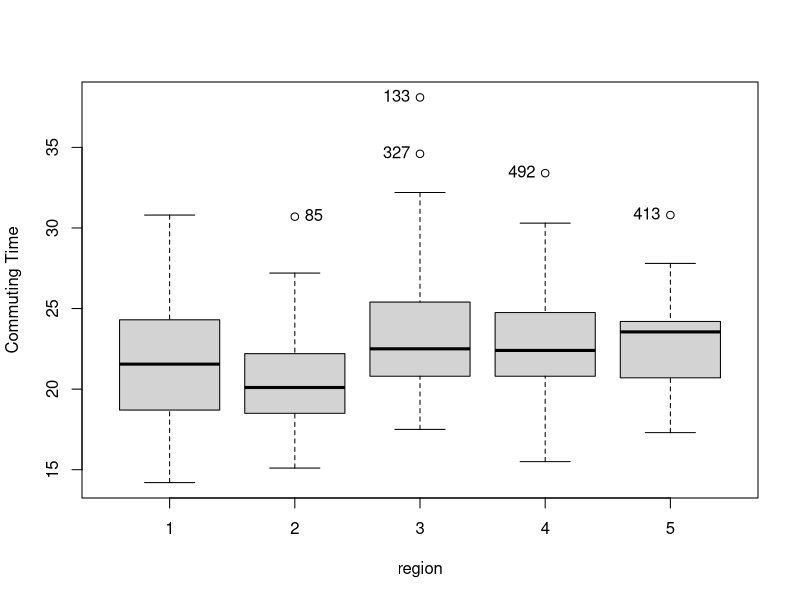
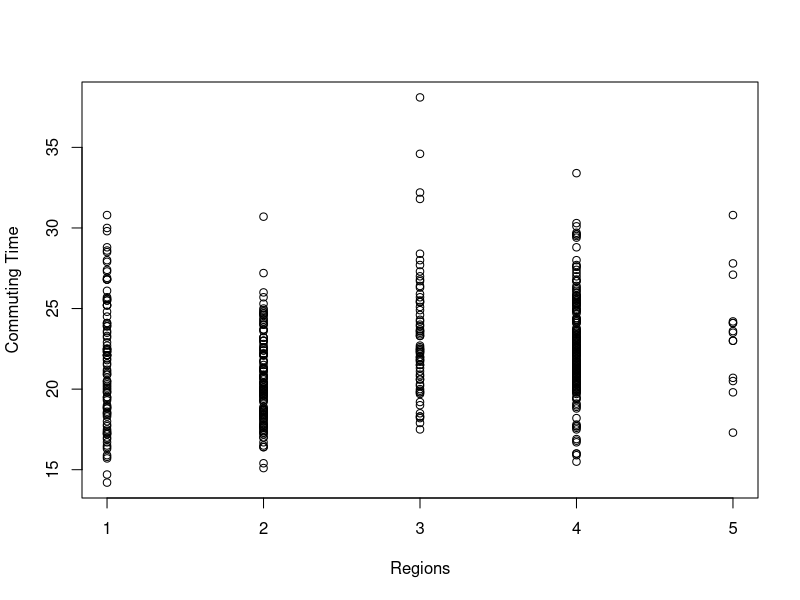
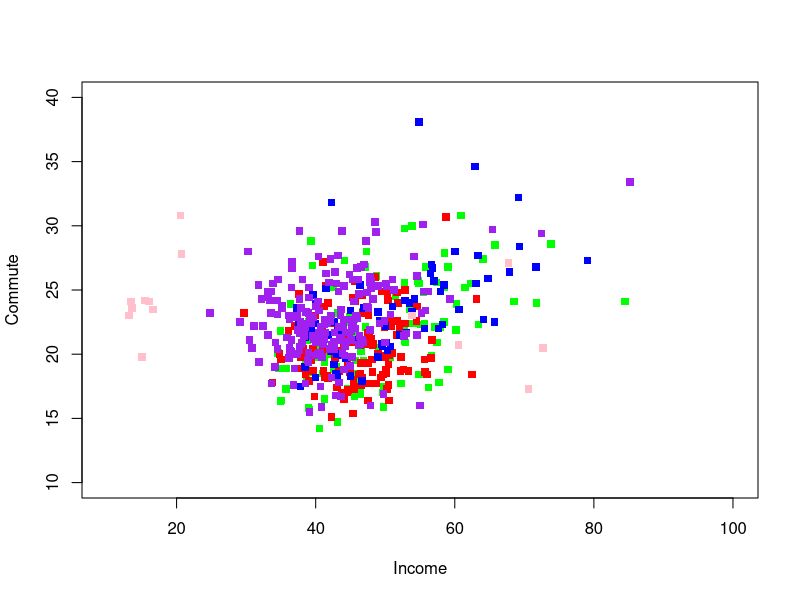
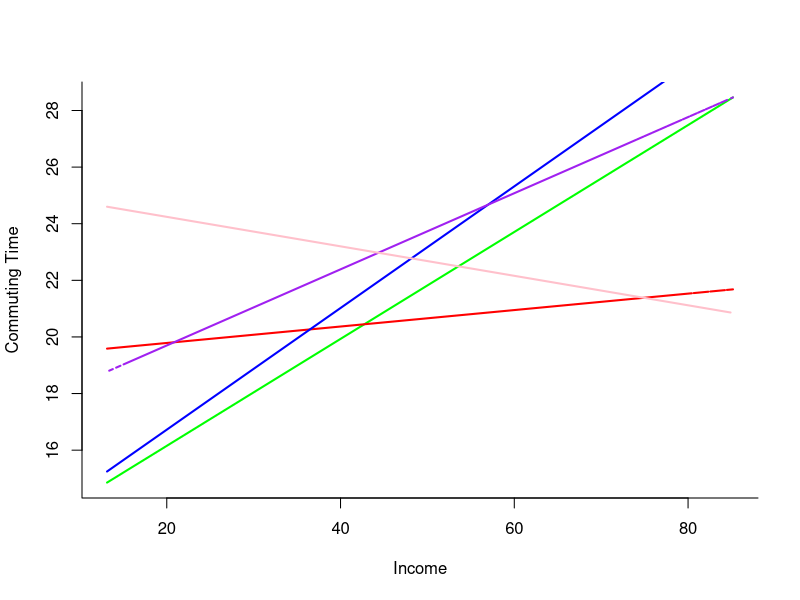

These figures' R source, in order:
#Lab 3 Mutiple Regression Analysis with Qualitative Predictors 

#I. Data
#We will be using a common data set for all lab sessions throughout the quarter. The data set comes from the Census Bureau and uses data collected by the American Community Survey. The unit of analysis is metropolitan cities throughout the United States. There are 517 such observations in the data set. The variables in the data set include: 
#GEO_NAME	Metropolitan and Micropolitan Statistical Area
#areatype	Metropolitan and Micropolitan
#pop_size	Total Estimated Population
#division	US Division
#region	Region
#commute	Mean travel time to work
#hh_chil	Percent households with children <18
#edu_hs	Percentage adults with High School Diploma
#edu_coll	Percentage adults with Bachelor's Degree
#income	Median household income
#income2	Median household income (in thousands)
#no_car	Percentage of households without vehicle
#female	Percent population - female
#age	Median age
#senior	Percent population 65 years or older
#white	Percent Population - White
#black	Percent Population - Black
#indian	Percent Population - Indian
#asian	Percent Population - Asian
#hawaiian	Percent Population - Hawaiian
#other	Percent Population - Other
#hispanic	Percent Population - Hispanic

#The variables for division and region are defined by the map included on the last page. The variable areatype takes on two values ? micro and metro ? depending on the following definitions:
#	A metro area contains a core urban area of 50,000 or more population
#	A micro area contains an urban core of at least 10,000 (but less than 50,000) population
#During the semester we will be answering the research question:
#What best predicts average commute times of US cities?
#There is a mix of qualitative and quantitative predictor variables that we will use to answer the question, using regression based approaches.



# get the working directory 
# set the working directory 
getwd()
setwd("C:\\EDMS651\\Data")

#Install a package and load 
install.packages("psych", dependencies=TRUE)
library(lattice)

#Read data as a.csv file 

census <-read.csv("census.csv", header=TRUE, na.strings="-99", sep=",") 


#Viewing the data and getting summary statistics

str(census)
head(census)
tail(census)
summary(census)


####Multilpe Regression#### 

###Dummay coding### 
#Recall that our qualitative variable region is actually kept as a numeric variable in our data set with the following value labels:
#1 = West
#2 = Midwest
#3 = Northeast
#4 = South 
#5 = Other

## funtion factor and C creats dummy coded variables with default "treatement" 
## By default the first group is the reference group 

## Make factor variables first 
census$region.f = factor(census$region, labels=c("West", "Midwest", "Northeast", "South", "Other"))

## Using the factor variable, four dummay variables are created by the following command 
census$region.ct <- C(census$region.f, treatment)
attributes(census$region.ct)

## Running ANOVA using regression analysis
census.lm <- lm(commute~region.ct, data=census)
summary(census.lm)

## (Unadjusted) Group means 
tapply(census$commute, census$region.f, mean)

## Having Northeast as the reference group 
census$region.ct <- C(census$region.f, contr.treatment, base=3)
census$region.ct

## Running ANOVA using regression analysis 
census.lm <- lm(commute~region.ct, data=census)
summary(census.lm)

####More recoding options are avaiable and the link will be helpful 
####(http://www.ats.ucla.edu/stat/r/library/contrast_coding.htm)

## visualization ## 
install.packages("car", dependencies=TRUE)
library(car)
Boxplot(commute~region, data=census, ylab="Commuting Time")
plot(commute~region, data=census, ylab="Commuting Time",xlab="Regions")


# Back to the West reference group coded variables
census$region.ct <- C(census$region.f, treatment)
attributes(census$region.ct)

##ANCOVA using MRA ### 
census.lm <- lm(commute~region.ct + income2, data=census)
summary(census.lm)

#Coefficients:
#                   Estimate Std. Error t value Pr(>|t|)    
#(Intercept)        16.28762    0.83326  19.547  < 2e-16 ***
#region.ctMidwest   -0.76891    0.41226  -1.865 0.062739 .  
#region.ctNortheast  1.48020    0.48150   3.074 0.002224 ** 
#region.ctSouth      1.77654    0.39357   4.514 7.91e-06 ***
#region.ctOther      3.57062    0.91482   3.903 0.000108 ***
#census$income2      0.10955    0.01569   6.981 9.13e-12 ***

##Getting adjusted means## 
##Recall lecture slides ### 
#Adjusted Y = Original Y - common slope *(group mean of X - Grand mean of X) 

# original Ys and group mean of X
tapply(census$commute, census$region.f, mean)
tapply(census$income2, census$region.f, mean)
# common slope = 0.10955
# grand mean of X 
mean(census$income2)

adjWest <- 21.69100 - 0.10955* (49.32238  - mean(census$income2))
adjMidwest <- 20.53609 - 0.10955* (45.79897   - mean(census$income2))
adjNortheast <-23.32286  - 0.10955* (50.70673  - mean(census$income2))
adjSouth <- 22.70300  - 0.10955* (42.34363    - mean(census$income2))
adjOther <-  23.53571  - 0.10955* (33.56821   - mean(census$income2))

computed.adjusted.means <- cbind(adjWest, adjMidwest, adjNortheast, adjSouth, adjOther)
adjOther - adjWest 

##Getting adjusted means using effects package## 
install.packages("effects", dependencies=TRUE)
library(effects)
effect("region.ct", census.lm)
computed.adjusted.means

# These should be the same (with some rounding errors) 

## plotting##
range(census$income2)
range(census$commut)

plot(census$income2[census$region == 1], census$commute[census$region  == 1], xlab='Income',
ylab='Commute', xlim=c(10,100), ylim=c(10,40), pch=15, col='green')
points(census$income2[census$region == 2], census$commute[census$region  ==2], pch=15, col='red')
points(census$income2[census$region == 3], census$commute[census$region  ==3], pch=15, col='blue')
points(census$income2[census$region == 4], census$commute[census$region  ==4], pch=15, col='purple')
points(census$income2[census$region == 5], census$commute[census$region  ==5], pch=15, col='pink')

###Testing homogeneous slopes = Testing interactions### 
census.lm <- lm(commute~region.ct + census$income2 + region.ct*census$income2, data=census)
summary(census.lm)

#Coefficients:
#                                  Estimate Std. Error t value Pr(>|t|)    
#(Intercept)                       12.37472    1.57567   7.854 2.43e-14 ***
#region.ctMidwest                   6.83083    2.56819   2.660  0.00807 ** 
#region.ctNortheast                 0.04979    2.46528   0.020  0.98389    
#region.ctSouth                     4.63407    2.01036   2.305  0.02156 *  
#region.ctOther                    12.90934    2.08779   6.183 1.29e-09 ***
#census$income2                     0.18889    0.03137   6.021 3.33e-09 ***
#region.ctMidwest:census$income2   -0.15983    0.05397  -2.961  0.00321 ** 
#region.ctNortheast:census$income2  0.02604    0.04830   0.539  0.59000    
#region.ctSouth:census$income2     -0.05441    0.04276  -1.272  0.20385    
#region.ctOther:census$income2     -0.24097    0.04569  -5.274 1.98e-07 ***

# for West Yhat (expected mean of commuting time)     = 12.37472 +  0.18889*income2 
# for Midwest Yhat (expected mean of commuting time)  = 12.37472 + 6.83083+ (0.18889-0.15983)*income2 
# for Northeast Yhat (expected mean of commuting time)= 12.37472  +  0.04979 + (0.18889+ 0.02604)*income2 
# for Soutn Yhat (expected mean of commuting time)    = 12.37472 + 4.63407 + (0.18889 - 0.05441)*income2
# for Other Yhat (expected mean of commuting time)    = 12.37472 + 12.90934 + (  0.18889 -0.24097)*income2 

Y1 <- 12.37472 +  0.18889*census$income2 
Y2 <- 12.37472 + 6.83083+ (0.18889-0.15983)*census$income2 
Y3 <- 12.37472  +  0.04979 + (0.18889+ 0.02604)*census$income2 
Y4 <- 12.37472 + 4.63407 + (0.18889 - 0.05441)*census$income2
Y5 <- 12.37472 + 12.90934 + (0.18889 -0.24097)*census$income2 

plot(census$income2,Y1,type="n",bty="l",xlab="Income",ylab="Commuting Time")
lines(census$income2,Y1,lty=1,lwd=2,col='green')
lines(census$income2,Y2,lty=2,lwd=2,col='red')
lines(census$income2,Y3,lty=6,lwd=2,col='blue')
lines(census$income2,Y4,lty=9,lwd=2,col='purple')
lines(census$income2,Y5,lty=11,lwd=2,col='pink')

#Exercise 1: Interpret each regression coefficient regardless of is significance. 
#Constant: 
#Median household income: 
#Midwest: 
#Northeast:  
#South:  
#Other-region:  
#Midwest_int: 
#Northeast_int: 
#South_int:  
#Other-int:  

#Exercise 2: Write down a prediction equation for each region in terms of income predictor (You should end up with five prediction equations in this case)  
#hint) 
#Y1 <- 12.37472 +  0.18889*census$income2 
#Y2 <- 12.37472 + 6.83083+ (0.18889-0.15983)*census$income2 
#Y3 <- 12.37472  +  0.04979 + (0.18889+ 0.02604)*census$income2 
#Y4 <- 12.37472 + 4.63407 + (0.18889 - 0.05441)*census$income2
#Y5 <- 12.37472 + 12.90934 + (0.18889 -0.24097)*census$income2 
